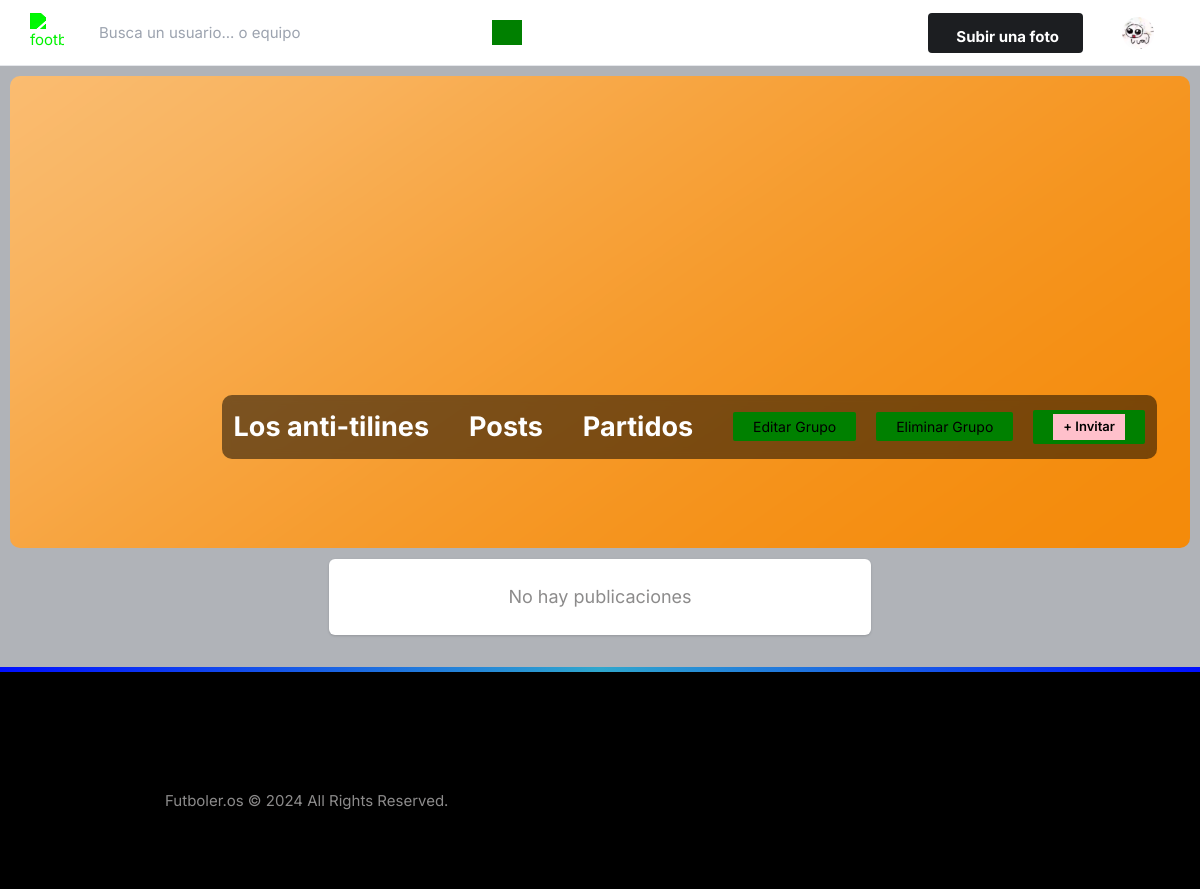
Page /groups/2/ (signed in) on the committed database.
### core/models.py (models this page shows, shortened)
class Profile(models.Model):
    POSICIONES = [
        ('PT', 'Portero'),
        ('DF', 'Defensa'),
        ('CC', 'Centrocampista'),
        ('DL', 'Delantero'),
    ]
    user = models.OneToOneField(User, on_delete=models.CASCADE)
    groups = models.ManyToManyField(Group, related_name="members", blank=True)
    id_user = models.IntegerField()
    first_name = models.CharField(max_length=100, blank=True)
    last_name = models.CharField(max_length=100, blank=True)
    bio = models.TextField(blank=True)
    profileimg = models.ImageField(upload_to='profile_images', default='blank_pfp.jpg')
    location = models.CharField(max_length=100, blank=True)
    posicion_preferida = models.CharField(max_length=2, choices=POSICIONES, blank=True)
    age = models.IntegerField(null=True, blank=True)

class Group(models.Model):
    id = models.AutoField(primary_key=True)
    creator = models.ForeignKey(User, on_delete=models.CASCADE)
    group_name = models.CharField(max_length=100)
    bio = models.TextField(blank=True)
    logo = models.ImageField(upload_to='group_logos', default='default_logo.png')
    banner = models.ImageField(upload_to='group_banners', default='default_banner.png')
    created_at = models.DateTimeField(auto_now_add=True)

### core/views.py (the view)
# urls.py: path('groups/<int:id>/', views.group_detail, name='group_detail'),
@login_required(login_url="signin")
def group_detail(request, id):
    group = get_object_or_404(Group, id=id)
    user_profile = Profile.objects.get(user=request.user)
    is_creator = (group.creator == request.user)
    context = {
        'group': group,
        'user_profile': user_profile,
        'is_creator': is_creator,
    }
    return render(request, 'groups.html', context)

### templates/groups.html (shortened to what this page needs)
{% load static %}
<!DOCTYPE html>
<html lang="en">
<head>
    <link rel="stylesheet" href="{% static 'css/main.min.css' %}">
    <link rel="stylesheet" href="{% static 'css/style.css' %}">
    <link rel="stylesheet" href="{% static 'css/color.css' %}">
    <link rel="stylesheet" href="{% static 'css/responsive.css' %}">
    <link rel="stylesheet" href="{% static 'assets/css/icons.css' %}">
    <link rel="stylesheet" href="{% static 'assets/css/uikit.css' %}">
    <link rel="stylesheet" href="{% static 'assets/css/style.css' %}">
    <link rel="stylesheet" href="{% static 'assets/css/tailwind.css' %}">
</head>
<body>
<div class="theme-layout">
	<header>
		<div class="header_inner">
			<div class="left-side">
				<form action="/search" method="POST" class="lg:block hidden">
				<div class="header_search" style="display: flex; align-items: center; gap: 5px;">
					<a href="/">
						<img src="{% static 'images/resources/football.svg' %}" alt="football" width="34" height="34" style="filter: invert(48%) sepia(79%) saturate(2476%) hue-rotate(86deg) brightness(118%) contrast(119%);">
					</a>
					<input type="text" name="username" placeholder="Busca un usuario... o equipo">&nbsp; &nbsp;
					<button type="submit"><i class="fa fa-search fa-1x"></i></button>
				</div>
				</form>
			</div>
			<div class="right-side lg:pr-4">
				<a href="#"
					class="bg-pink-500 flex font-bold hidden hover:bg-pink-600 hover:text-white inline-block items-center lg:block max-h-10 mr-4 px-4 py-2 rounded shado text-white">
					  Subir una foto
				</a>
				<a href="#">
					<img src="{{user_profile.profileimg.url}}" class="header-avatar" alt="">
				</a>
			</div>
		</div>
	</header>
    <section>
		<div class="feature-photo">
			<figure><img src="{{ group.banner.url }}" alt="Banner" style="border-radius: 20px; padding: 10px;"></figure>
			<div class="container-fluid">
                <div class="row merged">
                    <div class="col-lg-2 col-sm-3">
                    </div>
			<form>
				<div class="add-btn" style="display: flex; align-items: center; gap: 20px; background-color: rgba(0, 0, 0, 0.5); backdrop-filter: blur(5px); border-radius: 10px; padding: 12px;">
					<span style="color: white; font-size: 27px;"><b>{{ group.group_name }}</b></span>
					<span style="color: white; font-size: 27px;"><b>{{ group.number_of_posts }} Posts</b></span>
					<span style="color: white; font-size: 27px;"><b>{{ group.number_of_matches }} Partidos</b></span>
					{% if is_creator %}
						<a href="{% url 'groupsetting' %}" class="button-edit">Editar Grupo</a>
						<a href="{% url 'delete_group' group.id %}" class="button-delete" onclick="return confirm('¿Estás seguro de que deseas eliminar este grupo?');">Eliminar Grupo</a>
					{% endif %}
					<a href="#" title="" data-ripple=""><button style="background-color: #ffc0cb; border: #ffc0cb;">+ Invitar</button></a>
				</div>
			</form>
		</div>
	</section>
    <section>
        <div class="gray-bg">
            <div class="container-fluid">
                <div class="row">
                    <div class="col-lg-12">
                        <div class="row" id="page-contents">
                            <div class="col-lg-3">
                            </div>
                            <div class="col-lg-6">
                                <div>
                                    {% if not user_posts %}
                                        <div class="bg-white shadow rounded-md mb-8 mx-auto p-4 text-center" style="max-width: 95%;">
                                            <p class="text-lg">No hay publicaciones</p>
                                        </div>
                                    {% endif %}
                                </div>
                            </div>
                            <div class="col-lg-3">
                            </div>
                        </div>
                    </div>
                </div>
            </div>
        </div>
    </section>
    <footer>
        <div class="container">
            <div class="row">
                <div class="col-lg-12">
                    <p>Futboler.os © 2024 All Rights Reserved.</p>
                </div>
            </div>
        </div>
    </footer>
</div>
</body>
</html>

### static/css/color.css (style rules this page uses)
#nprogress .bar, .timeline-info > ul li a::before, .add-btn > a, .activitiez > li::before, form button, .colla-apps > li a:hover, a.underline:before, .setting-row input:checked + label, .user-avatar:hover .edit-phto, .error-meta > a, .color-bg, .add-butn, .nav.nav-tabs.likes-btn > li a.active, a.dislike-btn, .drop > a:hover, .btn-view.btn-load-more:hover, .accordion .card h5 button[aria-expanded="true"], .chat-head, .f-page > figure em, .inbox-panel-head > ul > li > a, .nav-tabs--left .nav-link.active, .nav-tabs--left .nav-link.active:hover, footer .widget-title h4::before, #topcontrol, .sidebar .widget-title::before, .f-title::before, .g-post-classic > figure > i::after, .purify > a, .help-list > a:hover, .open-position::before, .info > a, .category-box:hover, .category-box.selected, a.main-btn, .section-heading::before, .getquot-baner, .more-branches > h4::before, .is-helpful > a, .cart-optionz > li > a:hover, .paginationz > li a:hover, .paginationz > li a.active, .shopping-cart, a.btn2:hover, .form-submit > input[type="submit"], button.submit-checkout, .delete-cart:hover, .proceed .button, .amount-area .update-cart, a.addnewforum, .apply-bttons > a { background: #008000; }

### static/assets/css/style.css (style rules this page uses)
body { background-color: #B0B3B8!important; }
button { vertical-align: middle; }
input { height: 48px; line-height: 48px; padding: 0 20px; outline: none; font-size: 15px; color: #808080; max-width: 100%; width: 100%; -webkit-box-sizing: border-box; box-sizing: border-box; display: block; font-weight: 400; opacity: 1; border-radius: 4px; border: none; -webkit-box-shadow: 0 1px 4px 0px rgba(0, 0, 0, 0.12); box-shadow: 0 1px 4px 0px rgba(0, 0, 0, 0.12); }
input[type="text"], input[type="password"], input[type="email"], input[type="number"] { height: 48px; line-height: 48px; padding: 0 20px; outline: none; font-size: 15px; color: #808080; max-width: 100%; width: 100%; -webkit-box-sizing: border-box; box-sizing: border-box; display: block; font-weight: 400; opacity: 1; border-radius: 4px; border: none; -webkit-box-shadow: 0 1px 4px 0px rgba(0, 0, 0, 0.12); box-shadow: 0 1px 4px 0px rgba(0, 0, 0, 0.12); }
input { -webkit-transition: all 0.1s ease-in-out; transition: all 0.1s ease-in-out; }
::placeholder { color: #808080; opacity: 1; }
button { border: none; margin: 0; padding: 0; width: auto; overflow: visible; background: transparent; color: inherit; font: inherit; line-height: normal; cursor: pointer; }
a { color: #be185d; -webkit-transition: 0.3s; transition: 0.3s; outline: none !important; }
button { outline: none !important; }
img { max-width: 100%; }
body { color: #666; font-size: 15px; line-height: 27px; background-color: #f0f2f5; font-family: "Inter", sans-serif; text-transform: none; }
body p { font-size: 15px; line-height: 27px; }
input[type="text"], input[type="password"], input[type="email"] { font-family: "Inter", sans-serif; text-transform: none; }
button, body .pac-container { font-family: "Inter", sans-serif; text-transform: none; }
b, strong { font-weight: 700 !important; }
@media (min-width: 1024px) { .container { max-width: 900px !important; padding-top: 45px; } }
header { background-color: #fff; left: 0; right: 0; top: 0; z-index: 99; height: 66px; display: -webkit-box; display: -ms-flexbox; display: flex; -webkit-box-align: center; -ms-flex-align: center; align-items: center; border-bottom: 1px solid #e5e7eb; }
header .header_inner { display: -webkit-box; display: -ms-flexbox; display: flex; -webkit-box-align: center; -ms-flex-align: center; align-items: center; max-width: 1090px; margin: auto; width: 100%; max-width: 100% !important; padding: 0 30px; }
header .header_inner .left-side { display: -webkit-box; display: -ms-flexbox; display: flex; -webkit-box-align: center; -ms-flex-align: center; align-items: center; }
header .header_inner .left-side .header_search { position: relative; }
header .header_inner .left-side .header_search input { margin: 0; height: 42px; -webkit-box-shadow: none; box-shadow: none; padding-left: 30px; width: 400px; background-color: transparent; }
header .header_inner .right-side { display: -webkit-box; display: -ms-flexbox; display: flex; -webkit-box-align: center; -ms-flex-align: center; align-items: center; -webkit-box-pack: end; -ms-flex-pack: end; justify-content: flex-end; margin-left: auto; }
header .header_inner .right-side .header-avatar { width: 32px; height: 32px; border-radius: 100%; margin-left: 15px; }

### rows in the picture
Profile: profileimg (placeholder picture)
Group: banner (picture), group_name "Los anti-tilines"
